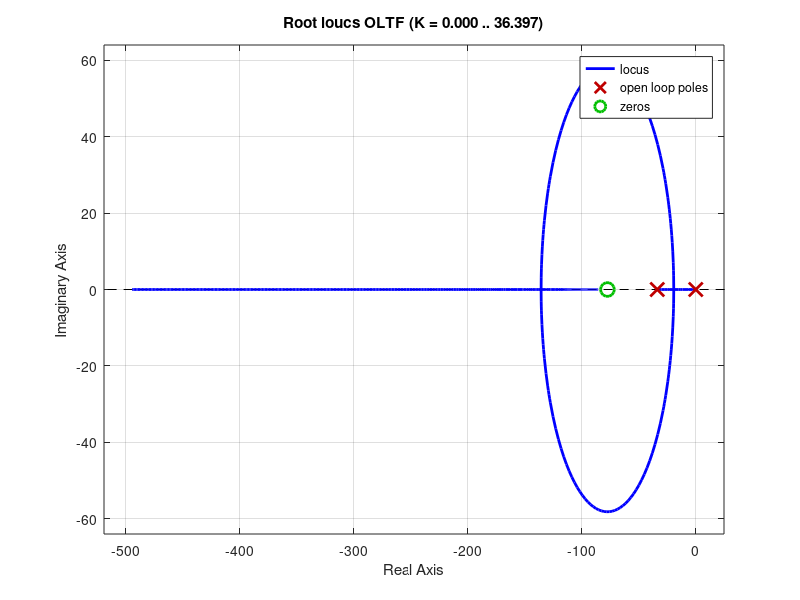

MATLAB code for this plot: (Note: this script raises an error after producing the figure.)
%% Gain Design from root locus
clearvars;
close all;

pkg load control;

% Proportional Controller:
%               15(s+77.5)
% G(s) = -----------------------
%           s(s+33.87)

% Design specs:
% OS: 3%
OS = 3;
zeta = -log(OS/100)/(sqrt(pi^2+log(OS/100)^2));

OLTF = zpk([-77.5],[0 -33.87],15);

rlocus(OLTF);

% from rlocus
% Design point is at sd = -0.7 +- j1.04
sd =  -20 + 1j*17.9;
% Determine the gain value at that point using 
% Magnitute criterion 1 + KG(s)H(s) = 0
% evalfr() allows you to evaluate a transfer function given the value of the
% pole
% abs() allows you to determine the magnitude of a complex number
K = abs(-1/abs(evalfr(OLTF,sd)));
% Determine CLTF
T = feedback(K*OLTF,1);

% determine poles and zeros
z = zero(T);
p = pole(T);


% They are not closed-loop zeros, that is very good
% this is from the dominant closed-loop pair poles
wn = sqrt(1.569);
zeta = 1.397/(2*wn);

osd = 100*exp(-zeta*pi/(sqrt(1-zeta^2)));
ts = 4/-real(sd);
tp = pi/imag(sd);
% simulate solution and compare
info = stepinfo(T);


%% Part B: Tp = 1.57
Tp = 17.9;
wd = pi/Tp;

% Look at the root locus for the previous value
sd = -20 +j*17.9;

K = abs(-1/abs(evalfr(OLTF,sd)));
T = feedback(K*OLTF,1);
% Estimate Ts, %OS
Ts = 4/20;
zeta = cos(atan(wd/0.4));
OS = 100*exp(-zeta*pi/sqrt(1-zeta^2));

% Simulation
plot(1,1,1);
stepinfo(T);